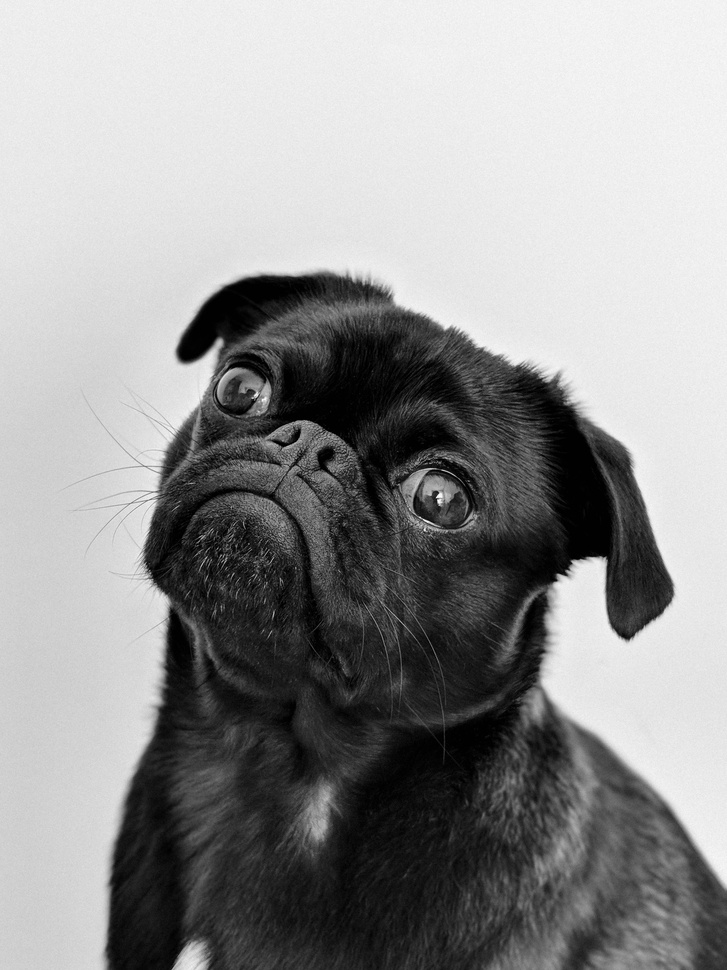
#> input picture dog.jpg, 727 x 970 px, shrunk from 3024 x 4032 before the run
$ jupyter execute vision_2.ipynb
#> lines starting #> are read from the running program, lines starting #| are printed output that depends on the picture
[cell 1]
import cv2
import numpy as np
import matplotlib.pyplot as plt

[cell 2]
image_path = 'dog.jpg'
original_image = cv2.imread(image_path)
#> original_image is the input picture: shape (970, 727, 3); min 0, max 253, mean 147.9
original_image_rgb = cv2.cvtColor(original_image, cv2.COLOR_BGR2RGB)
plt.imshow(original_image_rgb)
plt.title('Original Image (RGB)')
plt.axis('off')
plt.show()

[cell 3]
kernel_size_3x3 = (3, 3)
blurred_3x3 = cv2.blur(original_image_rgb, kernel_size_3x3)
plt.imshow(blurred_3x3)
plt.title('3x3 Average')
plt.axis('off')
plt.show()

[cell 4]
kernel_size_10x10 = (10, 10)
blurred_10x10 = cv2.blur(original_image_rgb, kernel_size_10x10)
plt.imshow(blurred_10x10)
plt.title('10x10 Average')
plt.axis('off')
plt.show()

[cell 5]
kernel_size_20x20 = (20, 20)
blurred_20x20 = cv2.blur(original_image_rgb, kernel_size_20x20)
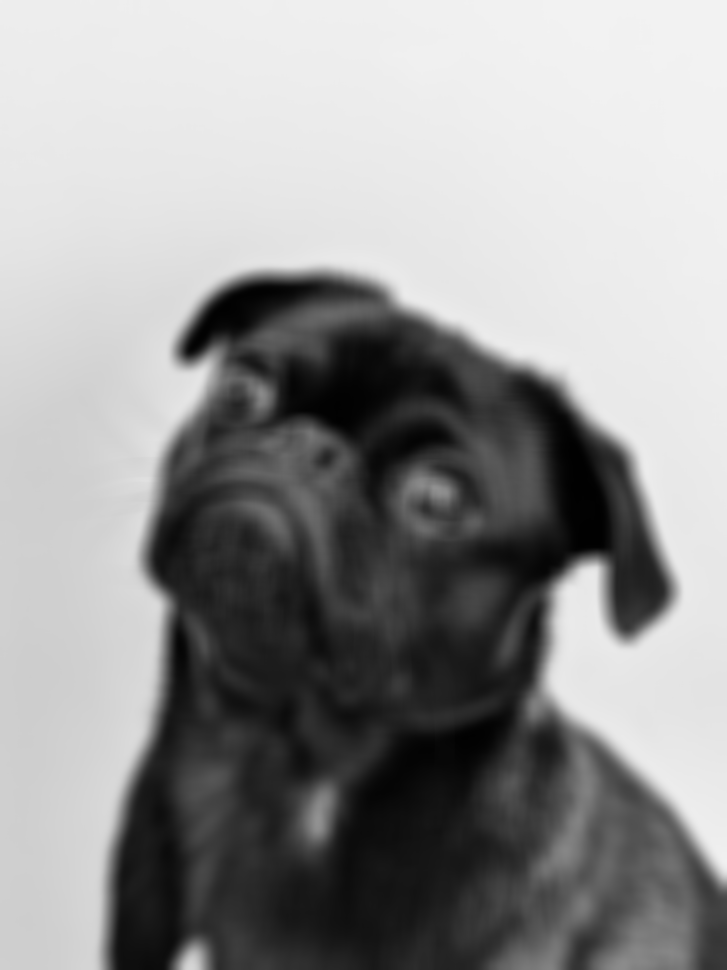
#> blurred_20x20: shape (970, 727, 3); min 1, max 242, mean 148
plt.imshow(blurred_20x20)
plt.title('20x20 Average')
plt.axis('off')
plt.show()


$ run again, with cat.jpg copied over dog.jpg
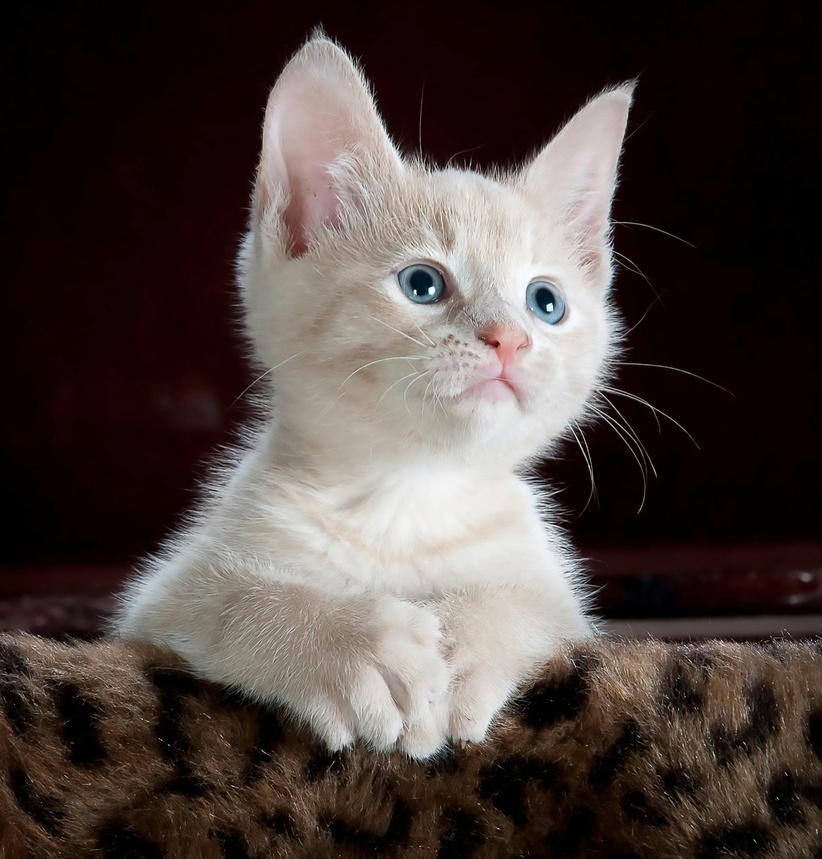
#> input picture cat.jpg, 822 x 859 px, shrunk from 2392 x 2500 before the run
#> original_image is the input picture: shape (859, 822, 3); mean B, G, R 63.1, 66.9, 77.3
#> `blurred_20x20 = cv2.blur(original_image_rgb, kernel_size_20x20)`:
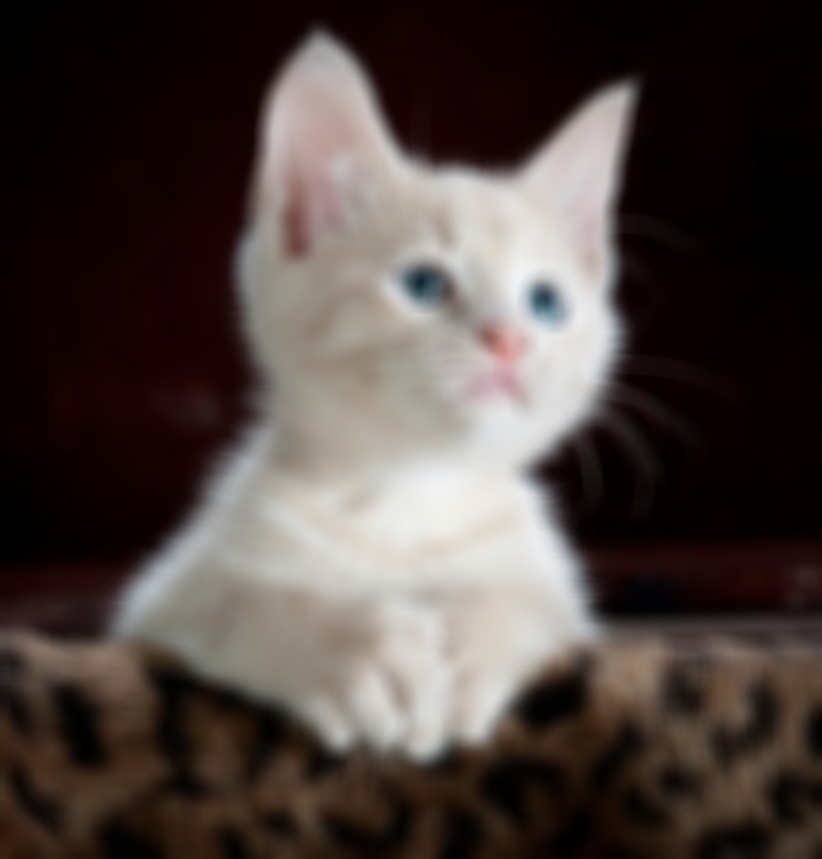
#> blurred_20x20: shape (859, 822, 3); mean R, G, B 77.3, 66.8, 63.1

$ run again, with girl.jpg copied over dog.jpg
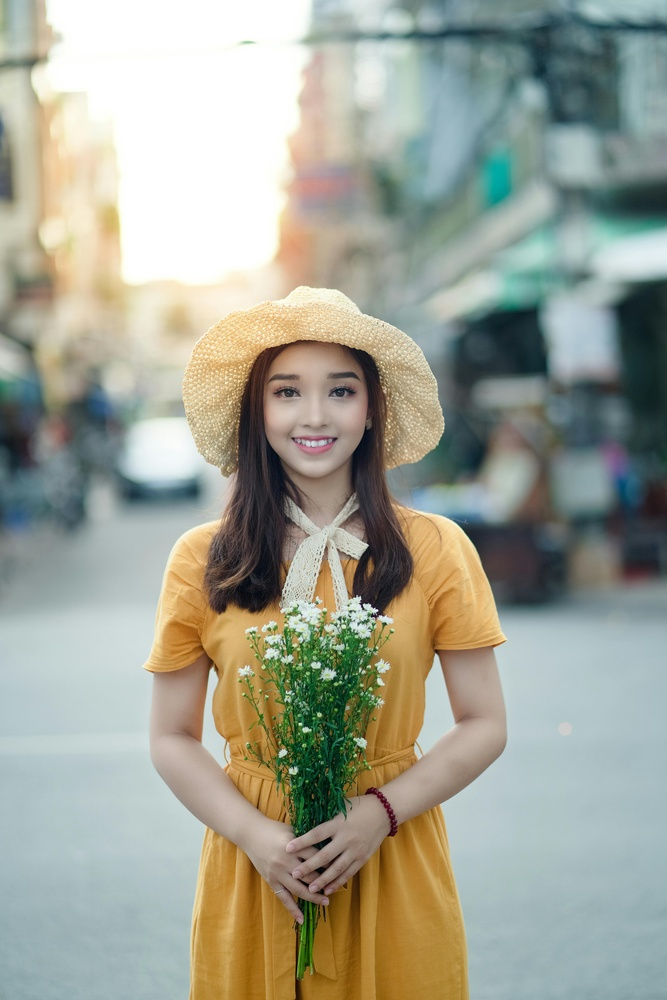
#> input picture girl.jpg, 667 x 1000 px, shrunk from 4000 x 6000 before the run
#> original_image is the input picture: shape (1000, 667, 3); mean B, G, R 148.8, 162.1, 159.4
#> `blurred_10x10 = cv2.blur(original_image_rgb, kernel_size_10x10)`:
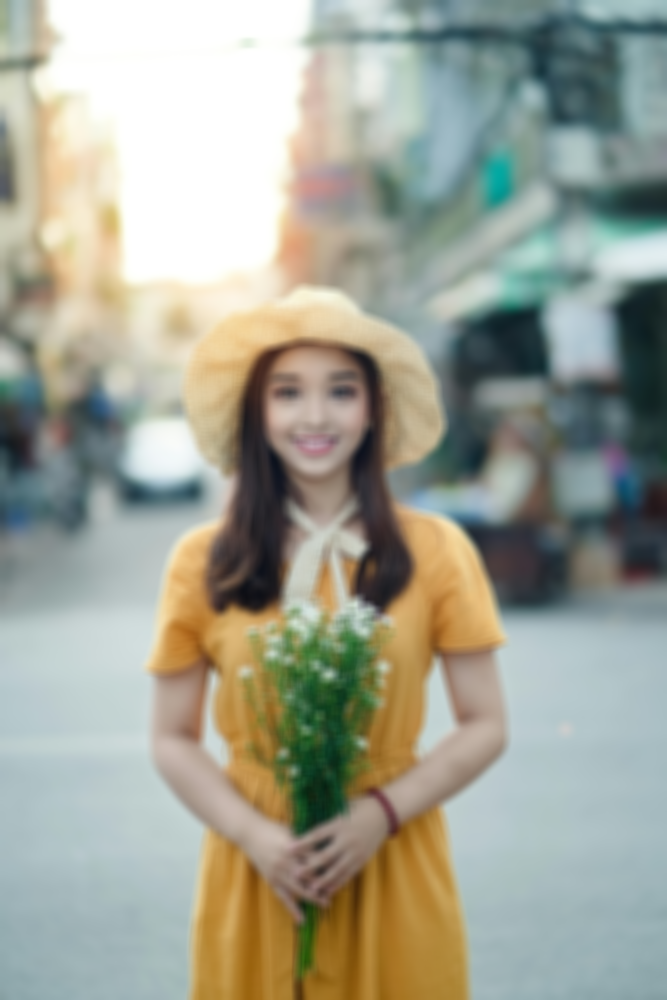
#> blurred_10x10: shape (1000, 667, 3); mean R, G, B 159.4, 162.1, 148.9
#> `blurred_20x20 = cv2.blur(original_image_rgb, kernel_size_20x20)`:
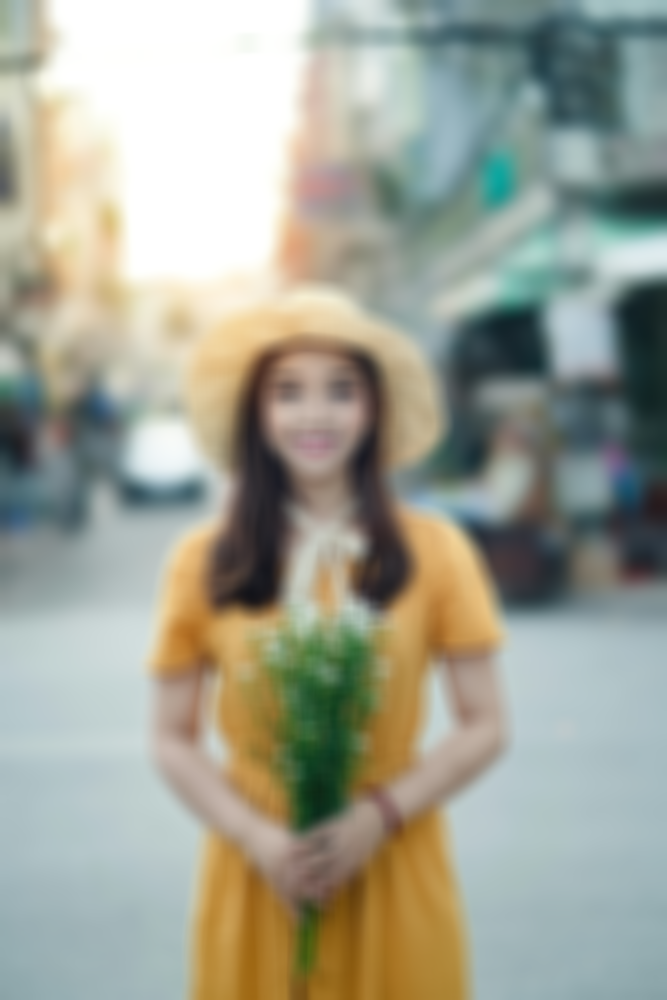
#> blurred_20x20: shape (1000, 667, 3); mean R, G, B 159.4, 162.1, 148.9
